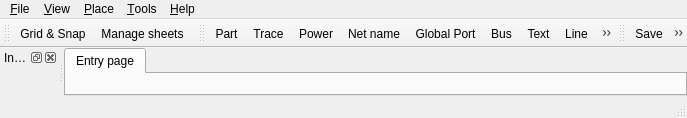
<?xml version="1.0" encoding="UTF-8"?>
<ui version="4.0">
 <class>SCHForm</class>
 <widget class="QMainWindow" name="SCHForm">
  <property name="geometry">
   <rect>
    <x>0</x>
    <y>0</y>
    <width>687</width>
    <height>118</height>
   </rect>
  </property>
  <property name="windowTitle">
   <string>Xeda Scheme - Project [nhanhanhaahh]</string>
  </property>
  <property name="windowIcon">
   <iconset resource="xeda.qrc">
    <normaloff>:/base/xeda.ico</normaloff>:/base/xeda.ico</iconset>
  </property>
  <property name="dockOptions">
   <set>QMainWindow::AllowNestedDocks|QMainWindow::AllowTabbedDocks|QMainWindow::AnimatedDocks</set>
  </property>
  <widget class="QWidget" name="centralwidget">
   <layout class="QVBoxLayout" name="verticalLayout">
    <property name="spacing">
     <number>0</number>
    </property>
    <property name="margin">
     <number>0</number>
    </property>
    <item>
     <widget class="QTabWidget" name="tabWidget">
      <property name="currentIndex">
       <number>0</number>
      </property>
      <widget class="QWidget" name="tab_1">
       <attribute name="title">
        <string>Entry page</string>
       </attribute>
       <layout class="QHBoxLayout" name="horizontalLayout">
        <property name="margin">
         <number>0</number>
        </property>
        <item>
         <widget class="XedaViewer" name="view_sch" native="true">
          <property name="sizePolicy">
           <sizepolicy hsizetype="Expanding" vsizetype="Expanding">
            <horstretch>0</horstretch>
            <verstretch>0</verstretch>
           </sizepolicy>
          </property>
         </widget>
        </item>
       </layout>
      </widget>
     </widget>
    </item>
   </layout>
  </widget>
  <widget class="QMenuBar" name="menubar">
   <property name="geometry">
    <rect>
     <x>0</x>
     <y>0</y>
     <width>687</width>
     <height>21</height>
    </rect>
   </property>
   <widget class="QMenu" name="menuPlace">
    <property name="title">
     <string>&amp;Place</string>
    </property>
    <addaction name="action_Part"/>
    <addaction name="action_Trace"/>
    <addaction name="actionP_ower"/>
    <addaction name="action_Net_name"/>
    <addaction name="actionGlobal_Port"/>
    <addaction name="action_Bus"/>
    <addaction name="action_Junction"/>
    <addaction name="action_Text"/>
    <addaction name="action_Line"/>
    <addaction name="action_Arc"/>
    <addaction name="actionS_heet_symbol"/>
   </widget>
   <widget class="QMenu" name="menu_Tools">
    <property name="title">
     <string>&amp;Tools</string>
    </property>
    <addaction name="action_Grid_Snap"/>
    <addaction name="separator"/>
    <addaction name="actionSet_Libraries"/>
    <addaction name="separator"/>
    <addaction name="action_Manage_sheets"/>
   </widget>
   <widget class="QMenu" name="menu_File">
    <property name="title">
     <string>&amp;File</string>
    </property>
    <addaction name="action_Save"/>
    <addaction name="separator"/>
    <addaction name="action_Print"/>
    <addaction name="separator"/>
    <addaction name="action_Export"/>
    <addaction name="action_Inport"/>
    <addaction name="separator"/>
    <addaction name="actionClose"/>
   </widget>
   <widget class="QMenu" name="menuHelp">
    <property name="title">
     <string>&amp;Help</string>
    </property>
    <addaction name="action_Content"/>
    <addaction name="separator"/>
    <addaction name="action_About"/>
   </widget>
   <widget class="QMenu" name="menu_View">
    <property name="title">
     <string>&amp;View</string>
    </property>
    <addaction name="action_Inspector"/>
    <addaction name="separator"/>
    <addaction name="actionZoom_In"/>
    <addaction name="actionZoom_Out"/>
    <addaction name="actionZoom_Fit"/>
    <addaction name="separator"/>
    <addaction name="actionSet_Origin"/>
    <addaction name="action_Reset_Origin"/>
   </widget>
   <addaction name="menu_File"/>
   <addaction name="menu_View"/>
   <addaction name="menuPlace"/>
   <addaction name="menu_Tools"/>
   <addaction name="menuHelp"/>
  </widget>
  <widget class="QStatusBar" name="status"/>
  <widget class="QDockWidget" name="dockWidget">
   <property name="windowTitle">
    <string>Inspector</string>
   </property>
   <attribute name="dockWidgetArea">
    <number>1</number>
   </attribute>
   <widget class="QWidget" name="dockWidgetContents"/>
  </widget>
  <widget class="QToolBar" name="toolBar_2">
   <property name="windowTitle">
    <string>toolBar_2</string>
   </property>
   <attribute name="toolBarArea">
    <enum>TopToolBarArea</enum>
   </attribute>
   <attribute name="toolBarBreak">
    <bool>false</bool>
   </attribute>
   <addaction name="action_Grid_Snap"/>
   <addaction name="action_Manage_sheets"/>
  </widget>
  <widget class="QToolBar" name="toolBar_3">
   <property name="windowTitle">
    <string>toolBar_3</string>
   </property>
   <attribute name="toolBarArea">
    <enum>TopToolBarArea</enum>
   </attribute>
   <attribute name="toolBarBreak">
    <bool>false</bool>
   </attribute>
   <addaction name="action_Part"/>
   <addaction name="action_Trace"/>
   <addaction name="actionP_ower"/>
   <addaction name="action_Net_name"/>
   <addaction name="actionGlobal_Port"/>
   <addaction name="action_Bus"/>
   <addaction name="action_Text"/>
   <addaction name="action_Line"/>
   <addaction name="action_Arc"/>
  </widget>
  <widget class="QToolBar" name="toolBar_4">
   <property name="windowTitle">
    <string>toolBar_4</string>
   </property>
   <attribute name="toolBarArea">
    <enum>TopToolBarArea</enum>
   </attribute>
   <attribute name="toolBarBreak">
    <bool>false</bool>
   </attribute>
   <addaction name="action_Save"/>
   <addaction name="action_Print"/>
  </widget>
  <action name="action_Trace">
   <property name="text">
    <string>&amp;Trace</string>
   </property>
   <property name="toolTip">
    <string>Insert a Trace</string>
   </property>
  </action>
  <action name="action_Line">
   <property name="text">
    <string>&amp;Line</string>
   </property>
   <property name="toolTip">
    <string>Insert a Line</string>
   </property>
  </action>
  <action name="action_Save">
   <property name="text">
    <string>&amp;Save</string>
   </property>
  </action>
  <action name="action_Print">
   <property name="text">
    <string>&amp;Print</string>
   </property>
  </action>
  <action name="action_Export">
   <property name="enabled">
    <bool>false</bool>
   </property>
   <property name="text">
    <string>&amp;Export</string>
   </property>
  </action>
  <action name="action_Inport">
   <property name="enabled">
    <bool>false</bool>
   </property>
   <property name="text">
    <string>&amp;Import</string>
   </property>
  </action>
  <action name="actionClose">
   <property name="text">
    <string>Cl&amp;ose</string>
   </property>
  </action>
  <action name="action_Grid_Snap">
   <property name="text">
    <string>&amp;Grid &amp;&amp; Snap</string>
   </property>
   <property name="toolTip">
    <string>Adjust Grid and Snap</string>
   </property>
  </action>
  <action name="action_String">
   <property name="text">
    <string>&amp;String</string>
   </property>
   <property name="toolTip">
    <string>Insert a String</string>
   </property>
  </action>
  <action name="action_Part">
   <property name="text">
    <string>&amp;Part</string>
   </property>
   <property name="toolTip">
    <string>Insert a Part</string>
   </property>
  </action>
  <action name="action_Content">
   <property name="text">
    <string>&amp;Content...</string>
   </property>
  </action>
  <action name="action_About">
   <property name="text">
    <string>&amp;About...</string>
   </property>
  </action>
  <action name="action_Inspector">
   <property name="text">
    <string>&amp;Inspector</string>
   </property>
   <property name="toolTip">
    <string>Show Inspector window</string>
   </property>
   <property name="shortcut">
    <string>P</string>
   </property>
  </action>
  <action name="actionP_ower">
   <property name="text">
    <string>P&amp;ower</string>
   </property>
   <property name="toolTip">
    <string>Insert Power Symbol</string>
   </property>
  </action>
  <action name="action_Net_name">
   <property name="text">
    <string>&amp;Net name</string>
   </property>
  </action>
  <action name="actionGlobal_Port">
   <property name="text">
    <string>&amp;Global Port</string>
   </property>
  </action>
  <action name="action_Bus">
   <property name="text">
    <string>&amp;Bus</string>
   </property>
  </action>
  <action name="actionSet_Libraries">
   <property name="text">
    <string>Set &amp;Libraries</string>
   </property>
  </action>
  <action name="action_Append_Sheet">
   <property name="text">
    <string>&amp;Manage Sheets</string>
   </property>
  </action>
  <action name="action_Manage_sheets">
   <property name="text">
    <string>&amp;Manage sheets</string>
   </property>
  </action>
  <action name="actionS_heet_symbol">
   <property name="text">
    <string>S&amp;heet symbol</string>
   </property>
  </action>
  <action name="action_Junction">
   <property name="text">
    <string>&amp;Junction</string>
   </property>
  </action>
  <action name="action_Arc">
   <property name="text">
    <string>&amp;Arc</string>
   </property>
  </action>
  <action name="action_Text">
   <property name="text">
    <string>&amp;Text</string>
   </property>
  </action>
  <action name="actionZoom_In">
   <property name="text">
    <string>Zoom I&amp;n</string>
   </property>
  </action>
  <action name="actionZoom_Out">
   <property name="text">
    <string>Zoo&amp;m Out</string>
   </property>
  </action>
  <action name="actionZoom_Fit">
   <property name="text">
    <string>Zoom &amp;Fit</string>
   </property>
  </action>
  <action name="actionSet_Origin">
   <property name="text">
    <string>Set &amp;Origin</string>
   </property>
  </action>
  <action name="action_Reset_Origin">
   <property name="text">
    <string>&amp;Reset Origin</string>
   </property>
  </action>
 </widget>
 <customwidgets>
  <customwidget>
   <class>XedaViewer</class>
   <extends>QWidget</extends>
   <header location="global">xedaviewer</header>
   <container>1</container>
  </customwidget>
 </customwidgets>
 <resources>
  <include location="xeda.qrc"/>
 </resources>
 <connections/>
</ui>
